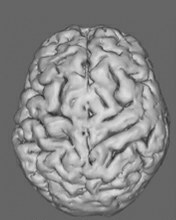
%> input picture 1.jpg, 176 x 220 px
$ octave mainpgm.m   (GNU Octave 9; MATLAB toolbox functions it lacks are replaced by stand-ins)
%> lines starting %> are read from the running program, lines starting %| are printed output that depends on the picture
clc
clear all
close all

DF1=[]

DF2=[]

for i = 1:6

%%= READ VIDEO
str = int2str(i);
str = strcat(str,'.jpg');
a=imread(str) ;
%> a is the input picture: size 220x176x3 uint8; min 29, max 230, mean 133.1

% gray for first image
[m n c]=size(a);
%> m = 220; n = 176; c = 3
if c==3;
a=rgb2gray(a);
%> a: size 220x176 uint8
else
a=a;
end

a=imresize(a,[256 256]);
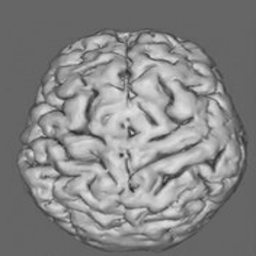
%> a: size 256x256 uint8; min 30, max 228, mean 133.1


ref=imread('ref.jpg');
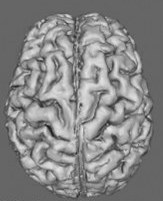
%> input picture ref.jpg, 163 x 201 px
%> ref is the input picture: size 201x163x3 uint8; min 26, max 232, mean 133.8

ref=imresize(ref,[256 256])
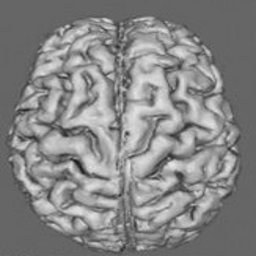
%> ref: size 256x256x3 uint8; min 26, max 231, mean 133.8

ori=imresize(a,size(ref(:,:,1)))


theta =subspace(double(ori),double(ref(:,:,1)));
%> theta = 7.82e-15

tform = affine2d([cosd(theta) -sind(theta) 0; sind(theta) cosd(theta) 0; 0 0 1]);

nor = imwarp(ori,tform);


ori = a;

Template=imresize(rgb2gray(imread('template.jpg')),[64 64]);
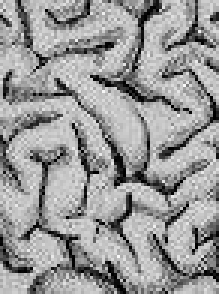
%> input picture template.jpg, 73 x 98 px (shown 3 times larger)
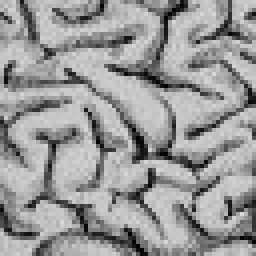
%> Template: size 64x64 uint8 (shown 4 times larger); min 0, max 217, mean 152.8

[m n o]=size(ori)
%> m = 256; n = 256; o = 1

% this os only work for one window ....i need it for whole image
[m1 n1 o1]=size(Template)
%> m1 = 64; n1 = 64; o1 = 1

for i=1:(m-m1+1)
    for j=1:(n-n1+1)
        out=ori(i:i+m1-1,j:j+n1-1);
        output=abs(out-Template);  % mean of image part under mask

    end
end

match=(abs(ori-imresize(Template,size(a))))
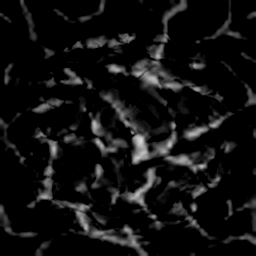
%> match: size 256x256 uint8; min 0, max 212, mean 16.6


% % % feature extraction

a1=imresize(match,[256 256]);

Image1=a1;
bsize1 = 8;
result1 = mat2cell(Image1, (8*bsize1)*ones(1,size(Image1,1)/(8*bsize1)), (8*bsize1)*ones(1,size(Image1,1)/(8*bsize1)));


for i=1:16

me1(i)=sum(sum((result1{i})));

end
%> after the loop, me1 = [18000 35473 58142 40835 44872 87822 84147 97730 58646 113014 186370 80988 25289 50265 63609 45244]


% % % gradient features

gr=gradient(double(a))
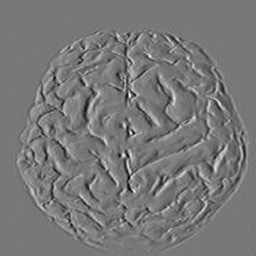
%> gr: size 256x256 double; min -52.5, max 58.5, mean 0; drawn with min black and max white

ener=sum(sum(gr.^2));
%> ener = 4678922

en=entropy(gr)
%> en = 1.11


FEAT=[me1 ener en];
%> FEAT = 18 values, max 4678922 at index 17, min 1.11 at index 18, mean 320520.5

DF1=[DF1 ;FEAT];
%> DF1 has the same summary as FEAT
%> (the run ends here)
